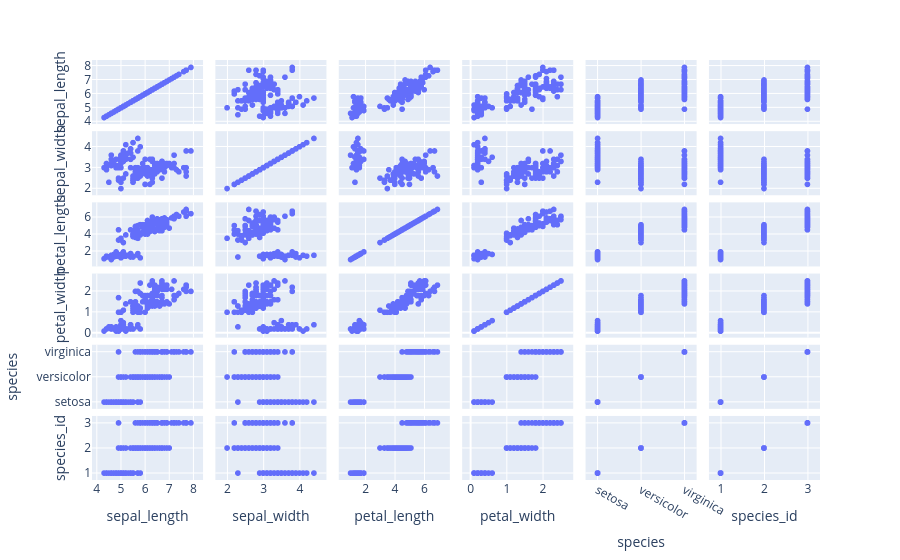

Notebook code cell kept with this figure:
### Markdown cell above
Scatter matrix with Plotly Express

### Code cell
import plotly.express as px
df = px.data.iris()
fig = px.scatter_matrix(df)
fig.show()

### Figure 1 — Plotly figure (JSON) as saved in the notebook; plotly's stock layout.template omitted (floating-point values rounded to 4 significant figures; data arrays with more than 128 entries replaced by an {"elided": "..."} marker saying what was removed)
{"data": [{"dimensions": [{"axis": {"matches": true}, "label": "sepal_length", "values": {"elided": "150 float values"}}, {"axis": {"matches": true}, "label": "sepal_width", "values": {"elided": "150 float values"}}, {"axis": {"matches": true}, "label": "petal_length", "values": {"elided": "150 float values"}}, {"axis": {"matches": true}, "label": "petal_width", "values": {"elided": "150 float values"}}, {"axis": {"matches": true}, "label": "species", "values": {"elided": "150 str values"}}, {"axis": {"matches": true}, "label": "species_id", "values": {"elided": "150 int values"}}], "hovertemplate": "%{xaxis.title.text}=%{x}<br>%{yaxis.title.text}=%{y}<extra></extra>", "legendgroup": "", "marker": {"color": "#636efa", "symbol": "circle"}, "name": "", "showlegend": false, "type": "splom"}], "layout": {"dragmode": "select", "legend": {"tracegroupgap": 0}, "margin": {"t": 60}}}
